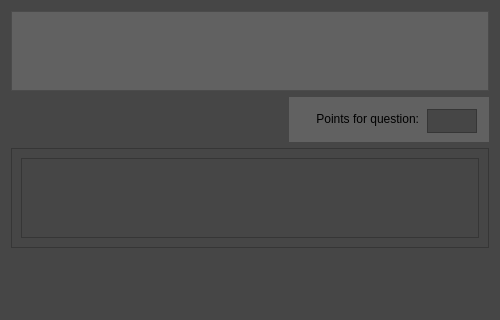
<?xml version="1.0" encoding="UTF-8"?>
<ui version="4.0">
 <class>Form</class>
 <widget class="QWidget" name="Form">
  <property name="geometry">
   <rect>
    <x>0</x>
    <y>0</y>
    <width>500</width>
    <height>320</height>
   </rect>
  </property>
  <property name="sizePolicy">
   <sizepolicy hsizetype="Minimum" vsizetype="Preferred">
    <horstretch>0</horstretch>
    <verstretch>0</verstretch>
   </sizepolicy>
  </property>
  <property name="minimumSize">
   <size>
    <width>500</width>
    <height>320</height>
   </size>
  </property>
  <property name="maximumSize">
   <size>
    <width>1500000</width>
    <height>320</height>
   </size>
  </property>
  <property name="windowTitle">
   <string>Form</string>
  </property>
  <property name="styleSheet">
   <string notr="true">background-color: rgb(70, 70, 70);
border-color: rgb(192, 192, 192);</string>
  </property>
  <layout class="QVBoxLayout" name="question_area">
   <item>
    <layout class="QVBoxLayout" name="main_area">
     <item>
      <widget class="QTextEdit" name="question_text_field">
       <property name="maximumSize">
        <size>
         <width>16777215</width>
         <height>80</height>
        </size>
       </property>
       <property name="styleSheet">
        <string notr="true">background-color: rgb(97, 97, 97);</string>
       </property>
       <property name="lineWidth">
        <number>0</number>
       </property>
      </widget>
     </item>
     <item>
      <layout class="QHBoxLayout" name="horizontalLayout_2">
       <item>
        <spacer name="horizontalSpacer">
         <property name="orientation">
          <enum>Qt::Horizontal</enum>
         </property>
         <property name="sizeHint" stdset="0">
          <size>
           <width>10</width>
           <height>20</height>
          </size>
         </property>
        </spacer>
       </item>
       <item>
        <widget class="QWidget" name="widget_2" native="true">
         <property name="minimumSize">
          <size>
           <width>200</width>
           <height>45</height>
          </size>
         </property>
         <property name="maximumSize">
          <size>
           <width>0</width>
           <height>45</height>
          </size>
         </property>
         <property name="styleSheet">
          <string notr="true">background-color: rgb(97, 97, 97);</string>
         </property>
         <widget class="QLabel" name="label">
          <property name="geometry">
           <rect>
            <x>10</x>
            <y>10</y>
            <width>120</width>
            <height>24</height>
           </rect>
          </property>
          <property name="minimumSize">
           <size>
            <width>120</width>
            <height>24</height>
           </size>
          </property>
          <property name="maximumSize">
           <size>
            <width>120</width>
            <height>16777215</height>
           </size>
          </property>
          <property name="text">
           <string>Points for question:</string>
          </property>
          <property name="alignment">
           <set>Qt::AlignRight|Qt::AlignTrailing|Qt::AlignVCenter</set>
          </property>
         </widget>
         <widget class="QPlainTextEdit" name="total_points">
          <property name="geometry">
           <rect>
            <x>138</x>
            <y>12</y>
            <width>50</width>
            <height>24</height>
           </rect>
          </property>
          <property name="minimumSize">
           <size>
            <width>50</width>
            <height>24</height>
           </size>
          </property>
          <property name="maximumSize">
           <size>
            <width>50</width>
            <height>24</height>
           </size>
          </property>
          <property name="styleSheet">
           <string notr="true">background-color: rgb(70, 70, 70);
color: rgb(255, 255, 255);</string>
          </property>
          <property name="lineWidth">
           <number>0</number>
          </property>
          <property name="verticalScrollBarPolicy">
           <enum>Qt::ScrollBarAlwaysOff</enum>
          </property>
          <property name="horizontalScrollBarPolicy">
           <enum>Qt::ScrollBarAlwaysOff</enum>
          </property>
         </widget>
        </widget>
       </item>
      </layout>
     </item>
     <item>
      <widget class="QScrollArea" name="scrollArea">
       <property name="minimumSize">
        <size>
         <width>0</width>
         <height>100</height>
        </size>
       </property>
       <property name="maximumSize">
        <size>
         <width>16777215</width>
         <height>100</height>
        </size>
       </property>
       <property name="widgetResizable">
        <bool>true</bool>
       </property>
       <widget class="QWidget" name="scrollAreaWidgetContents">
        <property name="geometry">
         <rect>
          <x>0</x>
          <y>0</y>
          <width>472</width>
          <height>98</height>
         </rect>
        </property>
        <layout class="QVBoxLayout" name="verticalLayout_4">
         <item>
          <widget class="QTextEdit" name="text_answers">
           <property name="maximumSize">
            <size>
             <width>16777215</width>
             <height>150</height>
            </size>
           </property>
          </widget>
         </item>
        </layout>
       </widget>
      </widget>
     </item>
    </layout>
   </item>
   <item>
    <widget class="QWidget" name="bottom_bar" native="true">
     <property name="minimumSize">
      <size>
       <width>0</width>
       <height>30</height>
      </size>
     </property>
     <layout class="QHBoxLayout" name="bottom_bar_layout"/>
    </widget>
   </item>
  </layout>
 </widget>
 <resources/>
 <connections/>
</ui>
